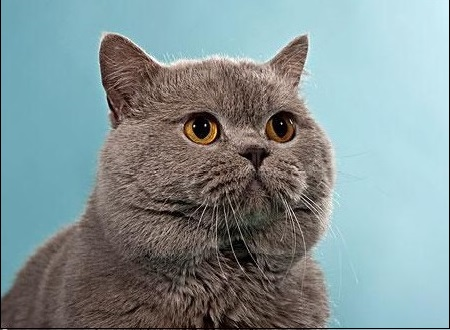
//> input picture data/test1.jpg, 450 x 330 px
$ ./main   (built with g++ and OpenCV 4)
//> lines starting //> are read from the running program, lines starting //| are printed output that depends on the picture
#include <iostream>
#include "opencv2/imgcodecs.hpp"
#include "opencv2/imgproc.hpp"
#include "opencv2/highgui.hpp"
#include <vector>
using namespace cv;
using namespace std;

int main(int argc, char *argv[])
{

    Mat a;
    a.create(3,4,CV_8U);
    a=(Mat_<uchar>(3,4)<<1,2,3,4,5,6,7,8,9,10,11,12);
    Mat a1;
    a1.create(a.size(),CV_32S);
    cout<<a<<endl;
    cout<<flush;
    //! it's important to set Mat's type. such as : CV_32S && CV_8U
    reduce(a,a1,1,CV_REDUCE_SUM,CV_32S);
    cout<<a1<<endl;
    cout<<flush;
    a1.create(a.size(),CV_8U);
    reduce(a,a1,1,CV_REDUCE_MAX,CV_8U);
    cout<<a1<<endl;
    cout<<flush;
    a1.create(a.size(),CV_32S);
    reduce(a,a1,1,CV_REDUCE_AVG,CV_32S);
    cout<<a1<<endl;
    cout<<flush;
    a1.create(a.size(),CV_8U);
    reduce(a,a1,1,CV_REDUCE_MIN,CV_8U);
    cout<<a1<<endl;
    cout<<flush;
    //! end reduce;
    //! start repeat
    Mat src1,src2;
    src1=imread("../data/test1.jpg");
//> src1 is the input picture: 330 rows x 450 cols, CV_8UC3; mean B, G, R 148.2, 146.5, 130.3
    src2= imread("../data/190_170.jpg");
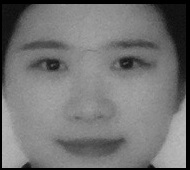
//> input picture data/190_170.jpg, 190 x 170 px
//> src2 is the input picture: 170 rows x 190 cols, CV_8UC3; min 0, max 188, mean 114.8
    repeat(src2,3,5,src1);
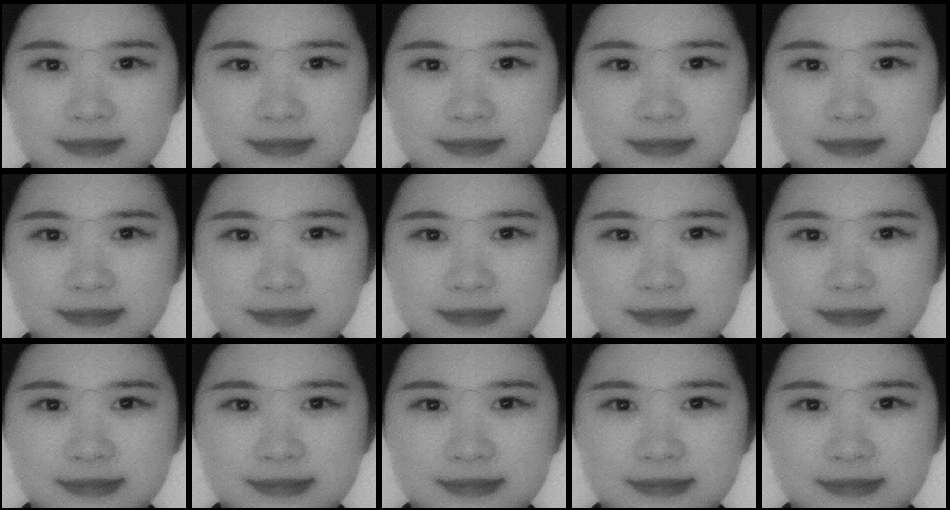
//> src1: 510 rows x 950 cols, CV_8UC3; min 0, max 188, mean 114.8
    imshow("repeat demo",src1);
    //! end repeat

    src1 = imread("../data/dog.jpg");
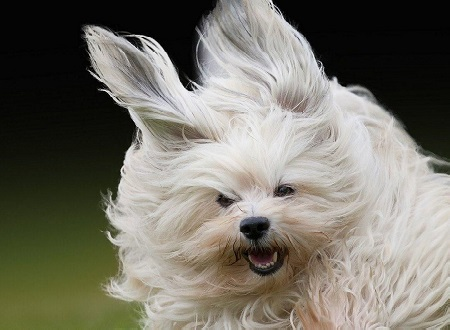
//> input picture data/dog.jpg, 450 x 330 px
//> src1 is the input picture: 330 rows x 450 cols, CV_8UC3; mean B, G, R 105.1, 115.8, 118.7
    src1.convertTo(src1,CV_32F);
//> src1: 330 rows x 450 cols, CV_32FC3
    src1.convertTo(src1,CV_8U);
    src1.convertTo(src1,CV_32S);
//> src1: 330 rows x 450 cols, CV_32SC3
    imshow("SCALE demo",src1);

    waitKey(0);
    return 0;
}
